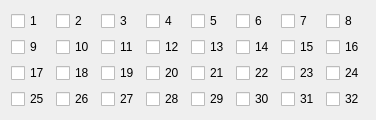
     <widget class="QWidget" name="tab">
      <attribute name="title">
       <string>32</string>
      </attribute>
      <layout class="QGridLayout" name="gridLayout_2">
       <item row="0" column="0">
        <layout class="QGridLayout" name="gridLayout">
         <item row="1" column="8">
          <widget class="QCheckBox" name="checkBox_15">
           <property name="text">
            <string>15</string>
           </property>
          </widget>
         </item>
         <item row="0" column="6">
          <widget class="QCheckBox" name="checkBox_5">
           <property name="text">
            <string>5</string>
           </property>
          </widget>
         </item>
         <item row="0" column="7">
          <widget class="QCheckBox" name="checkBox_6">
           <property name="text">
            <string>6</string>
           </property>
          </widget>
         </item>
         <item row="2" column="2">
          <widget class="QCheckBox" name="checkBox_17">
           <property name="text">
            <string>17</string>
           </property>
          </widget>
         </item>
         <item row="2" column="3">
          <widget class="QCheckBox" name="checkBox_18">
           <property name="text">
            <string>18</string>
           </property>
          </widget>
         </item>
         <item row="2" column="6">
          <widget class="QCheckBox" name="checkBox_21">
           <property name="text">
            <string>21</string>
           </property>
          </widget>
         </item>
         <item row="2" column="8">
          <widget class="QCheckBox" name="checkBox_23">
           <property name="text">
            <string>23</string>
           </property>
          </widget>
         </item>
         <item row="2" column="7">
          <widget class="QCheckBox" name="checkBox_22">
           <property name="text">
            <string>22</string>
           </property>
          </widget>
         </item>
         <item row="0" column="8">
          <widget class="QCheckBox" name="checkBox_7">
           <property name="text">
            <string>7</string>
           </property>
          </widget>
         </item>
         <item row="0" column="3">
          <widget class="QCheckBox" name="checkBox_2">
           <property name="text">
            <string>2</string>
           </property>
          </widget>
         </item>
         <item row="1" column="3">
          <widget class="QCheckBox" name="checkBox_10">
           <property name="text">
            <string>10</string>
           </property>
          </widget>
         </item>
         <item row="1" column="2">
          <widget class="QCheckBox" name="checkBox_9">
           <property name="text">
            <string>9</string>
           </property>
          </widget>
         </item>
         <item row="1" column="6">
          <widget class="QCheckBox" name="checkBox_13">
           <property name="text">
            <string>13</string>
           </property>
          </widget>
         </item>
         <item row="1" column="5">
          <widget class="QCheckBox" name="checkBox_12">
           <property name="text">
            <string>12</string>
           </property>
          </widget>
         </item>
         <item row="2" column="9">
          <widget class="QCheckBox" name="checkBox_24">
           <property name="text">
            <string>24</string>
           </property>
          </widget>
         </item>
         <item row="2" column="5">
          <widget class="QCheckBox" name="checkBox_20">
           <property name="text">
            <string>20</string>
           </property>
          </widget>
         </item>
         <item row="1" column="7">
          <widget class="QCheckBox" name="checkBox_14">
           <property name="text">
            <string>14</string>
           </property>
          </widget>
         </item>
         <item row="1" column="9">
          <widget class="QCheckBox" name="checkBox_16">
           <property name="text">
            <string>16</string>
           </property>
          </widget>
         </item>
         <item row="0" column="2">
          <widget class="QCheckBox" name="checkBox_1">
           <property name="text">
            <string>1</string>
           </property>
          </widget>
         </item>
         <item row="0" column="4">
          <widget class="QCheckBox" name="checkBox_3">
           <property name="text">
            <string>3</string>
           </property>
          </widget>
         </item>
         <item row="0" column="5">
          <widget class="QCheckBox" name="checkBox_4">
           <property name="text">
            <string>4</string>
           </property>
          </widget>
         </item>
         <item row="0" column="9">
          <widget class="QCheckBox" name="checkBox_8">
           <property name="text">
            <string>8</string>
           </property>
          </widget>
         </item>
         <item row="1" column="4">
          <widget class="QCheckBox" name="checkBox_11">
           <property name="text">
            <string>11</string>
           </property>
          </widget>
         </item>
         <item row="2" column="4">
          <widget class="QCheckBox" name="checkBox_19">
           <property name="text">
            <string>19</string>
           </property>
          </widget>
         </item>
         <item row="3" column="2">
          <widget class="QCheckBox" name="checkBox_25">
           <property name="text">
            <string>25</string>
           </property>
          </widget>
         </item>
         <item row="3" column="3">
          <widget class="QCheckBox" name="checkBox_26">
           <property name="text">
            <string>26</string>
           </property>
          </widget>
         </item>
         <item row="3" column="4">
          <widget class="QCheckBox" name="checkBox_27">
           <property name="text">
            <string>27</string>
           </property>
          </widget>
         </item>
         <item row="3" column="5">
          <widget class="QCheckBox" name="checkBox_28">
           <property name="text">
            <string>28</string>
           </property>
          </widget>
         </item>
         <item row="3" column="6">
          <widget class="QCheckBox" name="checkBox_29">
           <property name="text">
            <string>29</string>
           </property>
          </widget>
         </item>
         <item row="3" column="7">
          <widget class="QCheckBox" name="checkBox_30">
           <property name="text">
            <string>30</string>
           </property>
          </widget>
         </item>
         <item row="3" column="8">
          <widget class="QCheckBox" name="checkBox_31">
           <property name="text">
            <string>31</string>
           </property>
          </widget>
         </item>
         <item row="3" column="9">
          <widget class="QCheckBox" name="checkBox_32">
           <property name="text">
            <string>32</string>
           </property>
          </widget>
         </item>
        </layout>
       </item>
      </layout>
     </widget>
